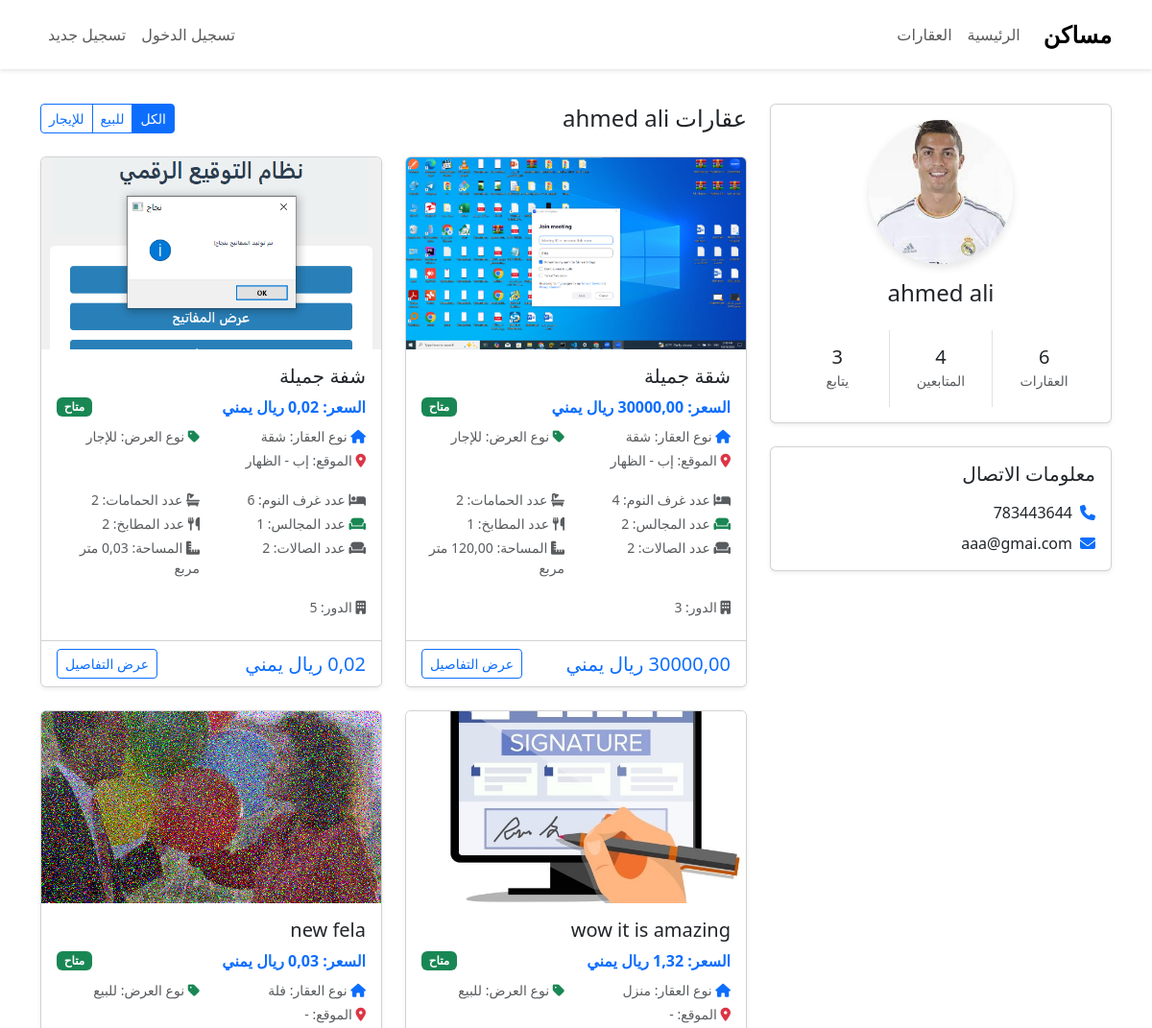
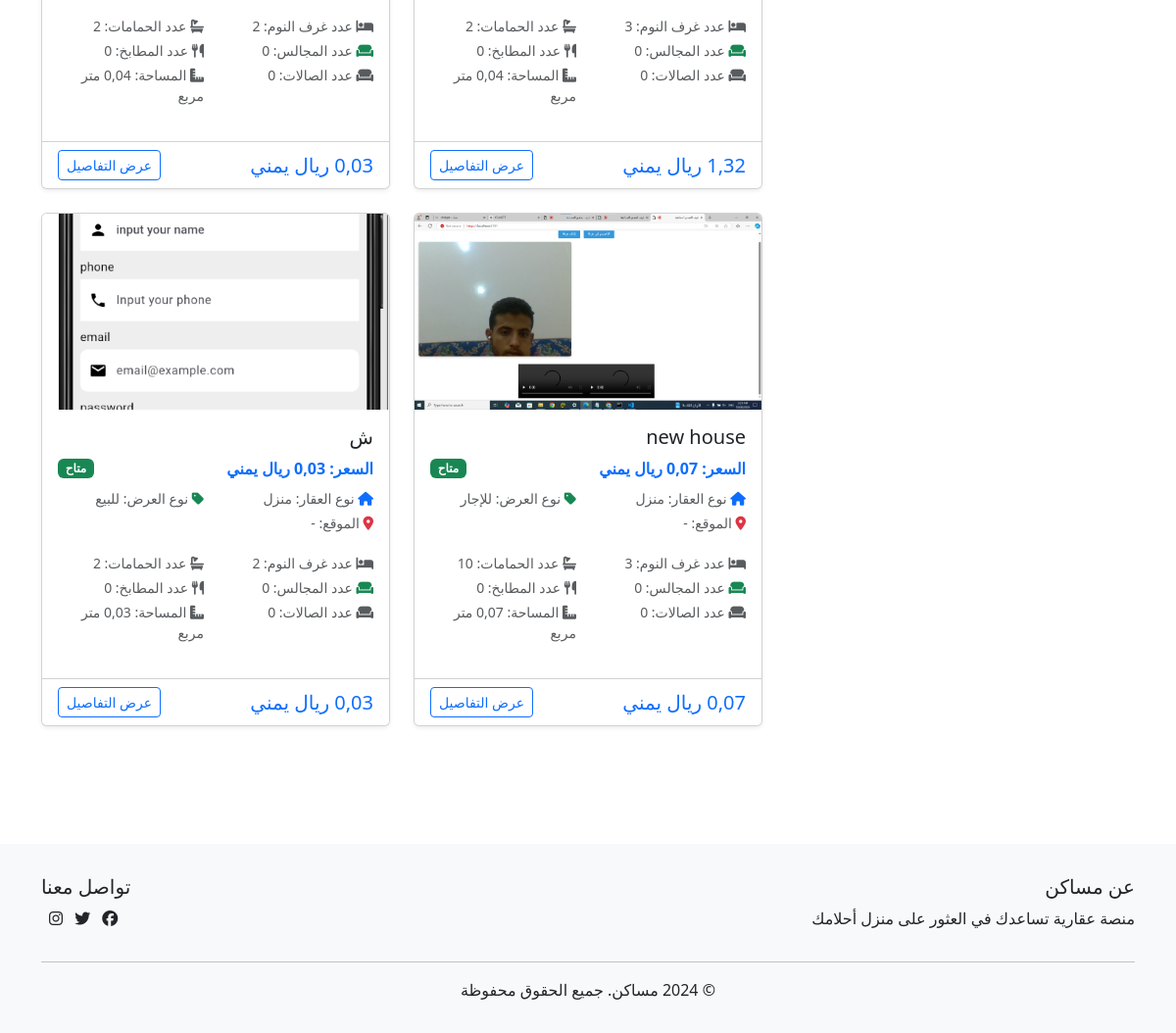
Screenshot of /accounts/profile/ahmed/ with the database file from the repository (2 pictures, top to bottom).
### accounts/models.py (models this page shows, shortened)
class Profile(models.Model):
    user = models.OneToOneField(User, on_delete=models.CASCADE)
    bio = models.TextField(max_length=500, blank=True)
    phone_number = models.CharField(max_length=20, blank=True)
    profile_picture = models.ImageField(upload_to='profile_pics', default='default/default_avatar.png')
    address = models.CharField(max_length=255, blank=True)
    city = models.CharField(max_length=100, blank=True)
    country = models.CharField(max_length=100, blank=True)
    is_verified = models.BooleanField(default=False)
    is_agent = models.BooleanField(default=False)
    following = models.ManyToManyField('self', symmetrical=False, related_name='followers', blank=True)
    created_at = models.DateTimeField(auto_now_add=True)
    updated_at = models.DateTimeField(auto_now=True)
    @property
    def avatar_url(self):
        if self.profile_picture and hasattr(self.profile_picture, 'url'):
            return self.profile_picture.url
        return '/static/accounts/default/default_avatar.png'

### properties/models.py (models this page shows, shortened)
class Property(models.Model):
    PROPERTY_TYPE_CHOICES = [
        ('apartment', _('شقة')),
        ('house', _('منزل')),
        ('villa', _('فلة')),
        ('land', _('أرض')),
        ('commercial', _('دكان')),
    ]
    LISTING_TYPE_CHOICES = [
        ('sale', _('للبيع')),
        ('rent', _('للإجار')),
    ]
    CURRENCY_CHOICES = [
        ('YER', _('ريال يمني ')),
        ('USD', _('دولار')),
        ('SAR', _(' ريال سعودي')),
    ]
    area_meas=[
        ('meter',_('متر مربع')),
        ('labinh',_( 'لبنه')),
        ('q',_( 'قصبة')),
    ]
    owner = models.ForeignKey(User, on_delete=models.CASCADE, related_name='properties')
    title = models.CharField(max_length=200)
    description = models.TextField()
    property_type = models.CharField(max_length=20, choices=PROPERTY_TYPE_CHOICES)
    listing_type = models.CharField(max_length=10, choices=LISTING_TYPE_CHOICES)
    price = models.DecimalField(max_digits=12, decimal_places=2)
    currency = models.CharField(max_length=3, choices=CURRENCY_CHOICES, default='YER')
    halls_count = models.PositiveIntegerField(verbose_name=_('Number of Halls'), default=0)
    councils_count = models.PositiveIntegerField(verbose_name=_('Number of Councils'), default=0)
    rooms_count = models.PositiveIntegerField(verbose_name=_('Number of Rooms'), default=0)
    area = models.DecimalField(max_digits=10, decimal_places=2)
    area_measurment= models.CharField(max_length = 20,choices=area_meas)
    governorate = models.ForeignKey(Governorate, on_delete=models.SET_NULL, null=True, related_name='properties')
    district = models.ForeignKey(District, on_delete=models.SET_NULL, null=True, related_name='properties')
    neighborhood = models.CharField(max_length=200, blank=True, null=True, verbose_name=_('Neighborhood/Street'))
    map_location = models.CharField(max_length=500, blank=True, null=True, verbose_name=_('Map Location'))
    bedrooms = models.PositiveIntegerField(null=True, blank=True, verbose_name=_('Number of Bedrooms'))
    living_rooms = models.PositiveIntegerField(null=True, blank=True, verbose_name=_('Number of Living Rooms'))
    bathrooms = models.PositiveIntegerField(null=True, blank=True, verbose_name=_('Number of Bathrooms'))
    kitchens = models.PositiveIntegerField(null=True, blank=True, verbose_name=_('Number of Kitchens'))
    majlis = models.PositiveIntegerField(null=True, blank=True, verbose_name=_('Number of Majlis'))
    floor_number = models.PositiveIntegerField(null=True, blank=True, verbose_name=_('Floor Number'))  # For apartments
    number_of_floors = models.PositiveIntegerField(null=True, blank=True, verbose_name=_('Number of Floors'))  # For houses
    location = models.CharField(max_length=200)
    address = models.TextField()
    created_at = models.DateTimeField(auto_now_add=True)
    updated_at = models.DateTimeField(auto_now=True)
    is_available = models.BooleanField(default=True)
    views_count = models.PositiveIntegerField(default=0)
    liked_by = models.ManyToManyField(User, related_name='liked_properties', blank=True)
    class Meta:
        verbose_name_plural = 'Properties'
        ordering = ['-created_at']

class PropertyImage(models.Model):
    property = models.ForeignKey(Property, on_delete=models.CASCADE, related_name='images')
    image = models.ImageField(upload_to='property_images/')
    is_primary = models.BooleanField(default=False)
    created_at = models.DateTimeField(auto_now_add=True)
    class Meta:
        ordering = ['-is_primary', '-created_at']

class Governorate(models.Model):
    name = models.CharField(max_length=100, verbose_name=_('Governorate Name'))
    class Meta:
        verbose_name = _('Governorate')
        verbose_name_plural = _('Governorates')

class District(models.Model):
    governorate = models.ForeignKey(Governorate, on_delete=models.CASCADE, related_name='districts')
    name = models.CharField(max_length=100, verbose_name=_('District Name'))
    class Meta:
        verbose_name = _('District')
        verbose_name_plural = _('Districts')

### accounts/views.py (the view)
# urls.py: path('profile/<str:username>/', views.user_profile, name='user_profile'),
def user_profile(request, username):
    profile_user = get_object_or_404(User, username=username)
    properties = Property.objects.filter(owner=profile_user, is_available=True).order_by('-created_at')
    is_following = False
    if request.user.is_authenticated and request.user != profile_user:
        is_following = profile_user.profile in request.user.profile.following.all()
    context = {
        'profile_user': profile_user,
        'properties': properties,
        'is_following': is_following
    }
    return render(request, 'accounts/user_profile.html', context)

### accounts/templates/accounts/user_profile.html (shortened to what this page needs)
{% extends 'base.html' %}
{% load static %}
{% block content %}
<div class="container py-5">
    <div class="row">
        <div class="col-md-4 mb-4">
            <div class="card shadow-sm hover-card">
                <div class="card-body text-center">
                    <img src="{{ profile_user.profile.avatar_url }}"
                         alt="{{ profile_user.username }}"
                         class="rounded-circle mb-3 profile-img"
                         style="width: 150px; height: 150px; object-fit: cover;">
                    <h4 class="card-title mb-0">{{ profile_user.get_full_name|default:profile_user.username }}</h4>
                    <div class="mt-4">
                        <div class="row g-0 text-center">
                            <div class="col border-end">
                                <div class="p-3">
                                    <h5 class="mb-0">{{ properties.count }}</h5>
                                    <small class="text-muted">العقارات</small>
                                </div>
                            </div>
                            <div class="col border-end">
                                <div class="p-3">
                                    <h5 class="mb-0">{{ profile_user.profile.followers.count }}</h5>
                                    <small class="text-muted">المتابعين</small>
                                </div>
                            </div>
                            <div class="col">
                                <div class="p-3">
                                    <h5 class="mb-0">{{ profile_user.profile.following.count }}</h5>
                                    <small class="text-muted">يتابع</small>
                                </div>
                            </div>
                        </div>
                    </div>
                </div>
            </div>
            {% if profile_user.profile.phone_number %}
            <div class="card mt-4 shadow-sm hover-card">
                <div class="card-body">
                    <h5 class="card-title mb-3">معلومات الاتصال</h5>
                    <div class="d-flex align-items-center mb-2">
                        <i class="fas fa-phone text-primary me-2"></i>
                        <span>{{ profile_user.profile.phone_number }}</span>
                    </div>
                    <div class="d-flex align-items-center">
                        <i class="fas fa-envelope text-primary me-2"></i>
                        <span>{{ profile_user.email }}</span>
                    </div>
                </div>
            </div>
            {% endif %}
        </div>
        <div class="col-md-8">
            <div class="d-flex justify-content-between align-items-center mb-4">
                <h4 class="mb-0">عقارات {{ profile_user.get_full_name|default:profile_user.username }}</h4>
                <div class="btn-group">
                    <button type="button" class="btn btn-outline-primary btn-sm active">الكل</button>
                    <button type="button" class="btn btn-outline-primary btn-sm">للبيع</button>
                    <button type="button" class="btn btn-outline-primary btn-sm">للإيجار</button>
                </div>
            </div>
            <div class="row">
                {% for property in properties %}
                <div class="col-md-6 mb-4">
                    <div class="card h-100 shadow-sm hover-card">
                        {% if property.images.exists %}
                        <img src="{{ property.images.first.image.url }}"
                             class="card-img-top"
                             alt="{{ property.title }}"
                             style="height: 200px; object-fit: cover;">
                        {% endif %}
                        <div class="card-body">
                            <h5 class="card-title mb-2">{{ property.title }}</h5>
                            <div class="mb-3">
                                <div class="d-flex justify-content-between align-items-center mb-2">
                                    <span class="text-primary fw-bold">السعر: {{ property.price }} {{ property.get_currency_display }}</span>
                                    <span class="badge {% if property.is_available %}bg-success{% else %}bg-danger{% endif %}">
                                        {% if property.is_available %}متاح{% else %}غير متاح{% endif %}
                                    </span>
                                </div>
                                <div class="row text-muted small">
                                    <div class="col-6 mb-1">
                                        <i class="fas fa-home text-primary"></i> نوع العقار: {{ property.get_property_type_display }}
                                    </div>
                                    <div class="col-6 mb-1">
                                        <i class="fas fa-tag text-success"></i> نوع العرض: {{ property.get_listing_type_display }}
                                    </div>
                                    <div class="col-12 mb-1">
                                        <i class="fas fa-map-marker-alt text-danger"></i> الموقع: {{ property.governorate.name }} - {{ property.district.name }}
                                    </div>
                                </div>
                            </div>
                            <div class="row text-muted small mb-3">
                                <div class="col-6 mb-1">
                                    <i class="fas fa-bed"></i> عدد غرف النوم: {{ property.bedrooms|default_if_none:"0" }}
                                </div>
                                <div class="col-6 mb-1">
                                    <i class="fas fa-bath"></i> عدد الحمامات: {{ property.bathrooms|default_if_none:"0" }}
                                </div>
                                <div class="col-6 mb-1">
                                    <i class="fas fa-couch text-success"></i> عدد المجالس: {{ property.majlis|default_if_none:"0" }}
                                </div>
                                <div class="col-6 mb-1">
                                    <i class="fas fa-utensils"></i> عدد المطابخ: {{ property.kitchens|default_if_none:"0" }}
                                </div>
                                <div class="col-6 mb-1">
                                    <i class="fas fa-couch"></i> عدد الصالات: {{ property.living_rooms|default_if_none:"0" }}
                                </div>
                                <div class="col-6 mb-1">
                                    <i class="fas fa-ruler-combined"></i> المساحة: {{ property.area|default_if_none:"0" }} متر مربع
                                </div>
                            </div>
                            {% if property.property_type == 'apartment' and property.floor_number %}
                                <div class="text-muted small mb-2">
                                    <i class="fas fa-building"></i> الدور: {{ property.floor_number }}
                                </div>
                            {% endif %}
                        </div>
                        <div class="card-footer bg-white">
                            <div class="d-flex justify-content-between align-items-center">
                                <h5 class="mb-0 text-primary">{{ property.price }} {{ property.get_currency_display }}</h5>
                                <a href="{% url 'properties:property_detail' property.pk %}"
                                   class="btn btn-outline-primary btn-sm">
                                    عرض التفاصيل
                                </a>
                            </div>
                        </div>
                    </div>
                </div>
                {% endfor %}
            </div>
        </div>
    </div>
</div>
{% endblock %}

### rows the page displays
Property: images.first.image (picture), title "شقة جميلة", currency "ريال يمني", is_available "متاح", property_type "شقة", listing_type "للإجار", governorate.name "إب", district.name "الظهار", bedrooms "4", bathrooms "2", majlis "2", kitchens "1", living_rooms "2", floor_number "3"
Property: images.first.image (picture), title "شفة جميلة", price "0,02", currency "ريال يمني", is_available "متاح", property_type "شقة", listing_type "للإجار", governorate.name "إب", district.name "الظهار", bedrooms "6", bathrooms "2", majlis "1", kitchens "2", living_rooms "2", area "0,03", floor_number "5"
Property: images.first.image (picture), title "wow it is amazing", price "1,32", currency "ريال يمني", is_available "متاح", property_type "منزل", listing_type "للبيع", bedrooms "3", bathrooms "2", majlis "0", kitchens "0", living_rooms "0", area "0,04"
Property: images.first.image (picture), title "new fela", price "0,03", currency "ريال يمني", is_available "متاح", property_type "فلة", listing_type "للبيع", bedrooms "2", bathrooms "2", majlis "0", kitchens "0", living_rooms "0", area "0,04"
Property: images.first.image (picture), title "new house", price "0,07", currency "ريال يمني", is_available "متاح", property_type "منزل", listing_type "للإجار", bedrooms "3", bathrooms "10", majlis "0", kitchens "0", living_rooms "0", area "0,07"
Property: images.first.image (picture), title "ش", price "0,03", currency "ريال يمني", is_available "متاح", property_type "منزل", listing_type "للبيع", bedrooms "2", bathrooms "2", majlis "0", kitchens "0", living_rooms "0", area "0,03"

### other values shown
{{ profile_user.get_full_name|default:profile_user.username }} "ahmed ali"
{{ properties.count }} "6"
{{ profile_user.profile.followers.count }} "4"
{{ profile_user.profile.following.count }} "3"
{{ profile_user.profile.phone_number }} "783443644"
{{ profile_user.email }} "aaa@gmai.com"
